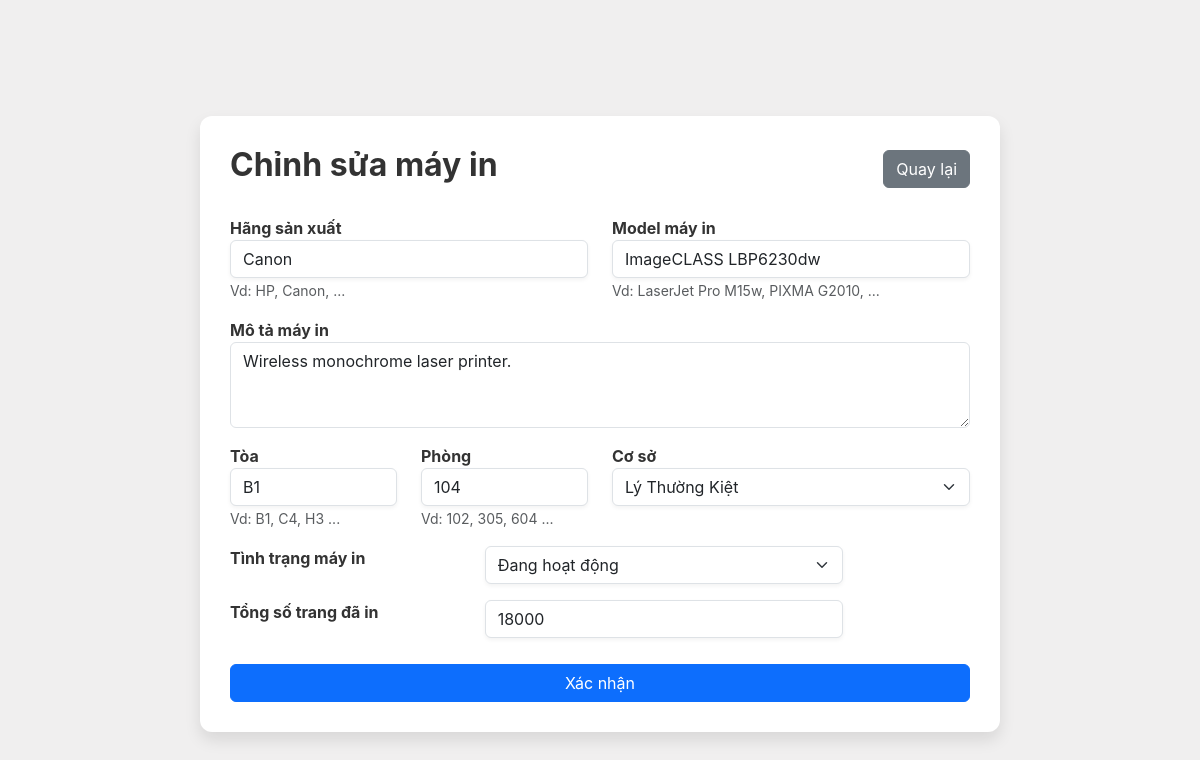
The page /spso/edit_printer/7/ on the database its author committed.
### base/models.py (models this page shows, shortened)
class Printer(models.Model):
    brand = models.CharField(max_length=20)
    model = models.CharField(max_length=20)
    description = models.TextField(null=True, blank=True)
    building = models.CharField(max_length=10)
    room = models.CharField(max_length=100)
    campus = models.CharField(
        max_length=50,
        choices=Campus,
    )
    status = models.CharField(
        max_length=20,
        choices=PrinterStatus,
        default=('enabled', 'Enabled')
    )
    total_pages_used = models.IntegerField(default=0)

### base/views.py (the view)
# urls.py: path('spso/edit_printer/<int:pk>/', views.spso_config_printer, name='spso_edit_printer'),
def spso_config_printer(request, pk):
    printer = Printer.objects.get(pk=pk)
    if request.method == 'POST':
        form = PrinterForm(request.POST, instance=printer)
        if form.is_valid():
            form.save()
            messages.success(request, 'Cập nhật máy in thành công.')
        else:
            messages.error(request, 'Có lỗi xảy ra. Vui lòng kiểm tra lại thông tin đã nhập.')
    else:
        form = PrinterForm(instance=printer)
    context = {'form': form, 'title': 'Chỉnh sửa máy in'}
    return render(request, 'base/printer_form.html', context)

### base/templates/base/printer_form.html (shortened to what this page needs)
<!DOCTYPE html>
<html lang="vi">
    <head>
        <link href="https://cdn.jsdelivr.net/npm/bootstrap@5.3.0/dist/css/bootstrap.min.css" rel="stylesheet">
    </head>
    <body>
    <div class="container mt-5">
        <div class="d-flex justify-content-between align-items-center mb-4">
            <h2><strong>{{ title }}</strong></h2>
            <a href="{% url 'spso_printer_list' %}" class="btn btn-secondary">Quay lại</a>
        </div>
        <form method="post" enctype="multipart/form-data" class="mt-4 dropzone" id="printjob-dropzone">
            <div class="row">
                <div class="col-md-6 mb-3">
                    <strong>Hãng sản xuất</strong>
                    {{ form.brand }}
                    <small class="form-text text-muted">Vd: HP, Canon, ...</small>
                </div>
                <div class="col-md-6 mb-3">
                    <strong>Model máy in</strong>
                    {{ form.model }}
                    <small class="form-text text-muted">Vd: LaserJet Pro M15w, PIXMA G2010, ...</small>
                </div>
            </div>
            <div class="mb-3">
                <strong>Mô tả máy in</strong>
                {{ form.description }}
            </div>
            <div class="row">
                <div class="col-md-3 mb-3">
                    <strong>Tòa</strong>
                    {{ form.building }}
                    <small class="form-text text-muted">Vd: B1, C4, H3 ...</small>
                </div>
                <div class="col-md-3 mb-3">
                    <strong>Phòng</strong>
                    {{ form.room }}
                    <small class="form-text text-muted">Vd: 102, 305, 604 ...</small>
                </div>
                <div class="col-md-6 mb-3">
                    <strong>Cơ sở</strong>
                    {{ form.campus }}
                </div>
            </div>
            <div class="row">
                <div class="col-md-4 mb-3">
                    <strong>Tình trạng máy in</strong>
                </div>
                <div class="col-md-6 mb-3">
                    {{ form.status }}
                </div>
            </div>
            <div class="row">
                <div class="col-md-4 mb-3">
                    <strong>Tổng số trang đã in</strong>
                </div>
                <div class="col-md-6 mb-3">
                    {{ form.total_pages_used }}
                </div>
            </div>
            <div class="text-end">
                <button  type="submit" class="btn btn-primary">Xác nhận</button>
            </div>
        </form>
    </div>
    </body>
</html>

### base/templates/base/printer_form.html (style rules this page uses)
body { font-family: 'Inter', 'Roboto', sans-serif; margin: 0; padding: 0; background-color: #f0efef; color: #333; display: flex; justify-content: center; align-items: center; height: 100vh; }
.container { width: 90%; max-width: 800px; background: #fff; border-radius: 12px; box-shadow: 0px 8px 16px rgba(0, 0, 0, 0.1); padding: 30px; }
input, select { width: 100%; padding: 12px; font-size: 1rem; border-radius: 8px; border: 1px solid #ddd; box-shadow: 0px 2px 4px rgba(0, 0, 0, 0.05); transition: all 0.3s ease-in-out; }
button { width: 100%; padding: 12px; font-size: 1rem; font-weight: 600; border: none; border-radius: 8px; background-color: #0563bb; color: white; cursor: pointer; transition: background-color 0.3s ease-in-out; margin-top: 10px; }

### rows shown on the page
Printer: brand "Canon", model "ImageCLASS LBP6230dw", description "Wireless monochrome laser printer.", building "B1", room "104", campus "Lý Thường Kiệt", status "Đang hoạt động", total_pages_used "18000"

### other values the page prints
{{ title }} "Chỉnh sửa máy in"
